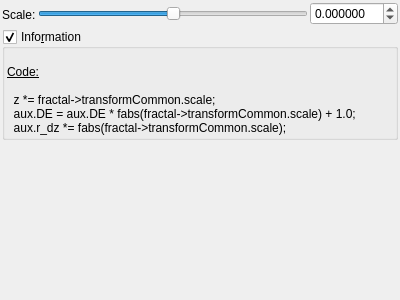
<?xml version="1.0" encoding="UTF-8"?>
<ui version="4.0">
 <class>Form</class>
 <widget class="QWidget" name="Form">
  <property name="geometry">
   <rect>
    <x>0</x>
    <y>0</y>
    <width>400</width>
    <height>300</height>
   </rect>
  </property>
  <property name="windowTitle">
   <string>Form</string>
  </property>
  <layout class="QVBoxLayout" name="verticalLayout">
   <property name="spacing">
    <number>2</number>
   </property>
   <property name="leftMargin">
    <number>2</number>
   </property>
   <property name="topMargin">
    <number>2</number>
   </property>
   <property name="rightMargin">
    <number>2</number>
   </property>
   <property name="bottomMargin">
    <number>2</number>
   </property>
   <item>
    <layout class="QGridLayout" name="gridLayout">
     <property name="spacing">
      <number>2</number>
     </property>
     <item row="0" column="2">
      <widget class="MyDoubleSpinBox" name="spinbox_transf_scale">
       <property name="sizePolicy">
        <sizepolicy hsizetype="Minimum" vsizetype="Maximum">
         <horstretch>0</horstretch>
         <verstretch>0</verstretch>
        </sizepolicy>
       </property>
       <property name="prefix">
        <string/>
       </property>
       <property name="suffix">
        <string/>
       </property>
       <property name="decimals">
        <number>6</number>
       </property>
       <property name="minimum">
        <double>-99.989999999999995</double>
       </property>
       <property name="maximum">
        <double>99.989999999999995</double>
       </property>
       <property name="singleStep">
        <double>0.100000000000000</double>
       </property>
      </widget>
     </item>
     <item row="0" column="1">
      <widget class="QSlider" name="slider_transf_scale">
       <property name="sizePolicy">
        <sizepolicy hsizetype="Expanding" vsizetype="Maximum">
         <horstretch>0</horstretch>
         <verstretch>0</verstretch>
        </sizepolicy>
       </property>
       <property name="minimum">
        <number>-10000000</number>
       </property>
       <property name="maximum">
        <number>10000000</number>
       </property>
       <property name="value">
        <number>0</number>
       </property>
       <property name="sliderPosition">
        <number>0</number>
       </property>
       <property name="orientation">
        <enum>Qt::Horizontal</enum>
       </property>
      </widget>
     </item>
     <item row="0" column="0" rowspan="2">
      <widget class="QLabel" name="label_108">
       <property name="text">
        <string>Scale:</string>
       </property>
      </widget>
     </item>
    </layout>
   </item>
   <item>
    <widget class="MyGroupBox" name="groupCheck_info">
     <property name="title">
      <string>Info&amp;rmation</string>
     </property>
     <property name="flat">
      <bool>false</bool>
     </property>
     <property name="checkable">
      <bool>true</bool>
     </property>
     <layout class="QVBoxLayout" name="verticalLayout_2">
      <property name="spacing">
       <number>2</number>
      </property>
      <property name="leftMargin">
       <number>2</number>
      </property>
      <property name="topMargin">
       <number>2</number>
      </property>
      <property name="rightMargin">
       <number>2</number>
      </property>
      <property name="bottomMargin">
       <number>2</number>
      </property>
      <item>
       <widget class="QLabel" name="label_4">
        <property name="text">
         <string>&lt;!DOCTYPE HTML PUBLIC &quot;-//W3C//DTD HTML 4.0//EN&quot; &quot;http://www.w3.org/TR/REC-html40/strict.dtd&quot;&gt;
&lt;html&gt;&lt;head&gt;&lt;meta name=&quot;qrichtext&quot; content=&quot;1&quot; /&gt;&lt;style type=&quot;text/css&quot;&gt;
p, li { white-space: pre-wrap; }
&lt;/style&gt;&lt;/head&gt;&lt;body&gt;
&lt;p style=&quot;-qt-paragraph-type:empty; margin-top:0px; margin-bottom:0px; margin-left:0px; margin-right:0px; -qt-block-indent:0; text-indent:0px;&quot;&gt;&lt;br /&gt;&lt;/p&gt;
&lt;p style=&quot; margin-top:0px; margin-bottom:0px; margin-left:0px; margin-right:0px; -qt-block-indent:0; text-indent:0px;&quot;&gt;&lt;span style=&quot; text-decoration: underline;&quot;&gt;Code:&lt;/span&gt;&lt;/p&gt;
&lt;p style=&quot;-qt-paragraph-type:empty; margin-top:0px; margin-bottom:0px; margin-left:0px; margin-right:0px; -qt-block-indent:0; text-indent:0px; text-decoration: underline;&quot;&gt;&lt;br /&gt;&lt;/p&gt;
&lt;p style=&quot; margin-top:0px; margin-bottom:0px; margin-left:0px; margin-right:0px; -qt-block-indent:0; text-indent:0px;&quot;&gt;  z *= fractal-&amp;gt;transformCommon.scale;&lt;/p&gt;
&lt;p style=&quot; margin-top:0px; margin-bottom:0px; margin-left:0px; margin-right:0px; -qt-block-indent:0; text-indent:0px;&quot;&gt;  aux.DE = aux.DE * fabs(fractal-&amp;gt;transformCommon.scale) + 1.0;&lt;/p&gt;
&lt;p style=&quot; margin-top:0px; margin-bottom:0px; margin-left:0px; margin-right:0px; -qt-block-indent:0; text-indent:0px;&quot;&gt;  aux.r_dz *= fabs(fractal-&amp;gt;transformCommon.scale);&lt;/p&gt;&lt;/body&gt;&lt;/html&gt;</string>
        </property>
        <property name="wordWrap">
         <bool>true</bool>
        </property>
        <property name="openExternalLinks">
         <bool>true</bool>
        </property>
        <property name="textInteractionFlags">
         <set>Qt::LinksAccessibleByMouse|Qt::TextSelectableByMouse</set>
        </property>
       </widget>
      </item>
     </layout>
    </widget>
   </item>
   <item>
    <spacer name="verticalSpacer">
     <property name="orientation">
      <enum>Qt::Vertical</enum>
     </property>
     <property name="sizeHint" stdset="0">
      <size>
       <width>20</width>
       <height>40</height>
      </size>
     </property>
    </spacer>
   </item>
  </layout>
 </widget>
 <customwidgets>
  <customwidget>
   <class>MyDoubleSpinBox</class>
   <extends>QDoubleSpinBox</extends>
   <header>mydoublespinbox.h</header>
  </customwidget>
  <customwidget>
   <class>MyGroupBox</class>
   <extends>QGroupBox</extends>
   <header>mygroupbox.h</header>
   <container>1</container>
  </customwidget>
 </customwidgets>
 <resources/>
 <connections/>
</ui>
